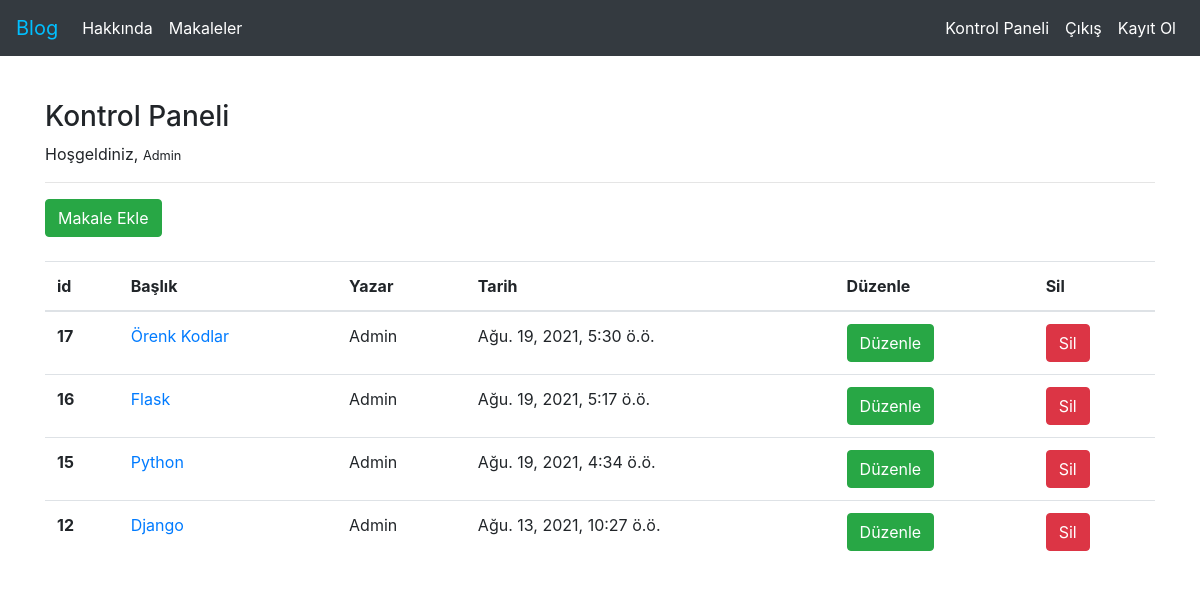
Screenshot of /articles/dashboard/ (signed in) with the database file from the repository.
### article/models.py (models this page shows, shortened)
class Article(models.Model):
    author = models.ForeignKey("auth.User",on_delete=models.CASCADE,verbose_name="Yazar")
    title = models.CharField(max_length=50,verbose_name="Başlık")
    content = RichTextField(verbose_name="İçerik")
    created_date = models.DateTimeField(auto_now_add=True,verbose_name="Oluşturulma tarihi:")
    article_image = models.FileField(blank=True,null=True,upload_to=True,verbose_name="Fotoğraf Ekleyin")
    class Meta:
        ordering = ['-created_date']

### article/views.py (the view)
# urls.py: path('dashboard/',views.dashboard,name="dashboard"),
@login_required(login_url="user:login")
def dashboard(request):
    articles = Article.objects.filter(author=request.user)
    context = {"articles":articles}
    return render(request,"dashboard.html",context)

### templates/dashboard.html
{% extends "layout.html" %} {% block body %}
<h3>Kontrol Paneli</h3><p>Hoşgeldiniz, <small>{{request.user.username}}</small></p>
<hr>
<a class="btn btn-success" href="{% url 'article:addarticle' %}">Makale Ekle</a>
<br><br>
{% if articles %}
<table class="table">
    <thead>
        <tr>
            <th scope="col">id</th>
            <th scope="col">Başlık</th>
            <th scope="col">Yazar</th>
            <th scope="col">Tarih</th>
            <th scope="col">Düzenle</th>
            <th scope="col">Sil</th>
        </tr>
    </thead>
    <tbody>
        {% for article in articles %}
        <tr>
            <th scope="row">{{article.id}}</th>
            <td><a href="{% url 'article:detail' article.id %}">{{article.title}}</a></td>
            <td>{{article.author.username}}</td>
            <td>{{article.created_date}}</td>
            <td><a href="{% url 'article:edit' article.id %}" class="btn btn-success">Düzenle</a></td>
            <td><a href="{% url 'article:delete' article.id %}" class="btn btn-danger">Sil</a></td>
        </tr>
        {% endfor %}
    </tbody>
</table>
{% else %}
<div class="alert alert-warning">Makale bulunamadı...</div>
{% endif %}
{% endblock %}

### rows the page displays
Article: id "17", title "Örenk Kodlar", author.username "Admin", created_date "Ağu. 19, 2021, 5:30 ö.ö."
Article: id "16", title "Flask", author.username "Admin", created_date "Ağu. 19, 2021, 5:17 ö.ö."
Article: id "15", title "Python", author.username "Admin", created_date "Ağu. 19, 2021, 4:34 ö.ö."
Article: id "12", title "Django", author.username "Admin", created_date "Ağu. 13, 2021, 10:27 ö.ö."

### other values shown
{{ request.user.username }} "Admin"
